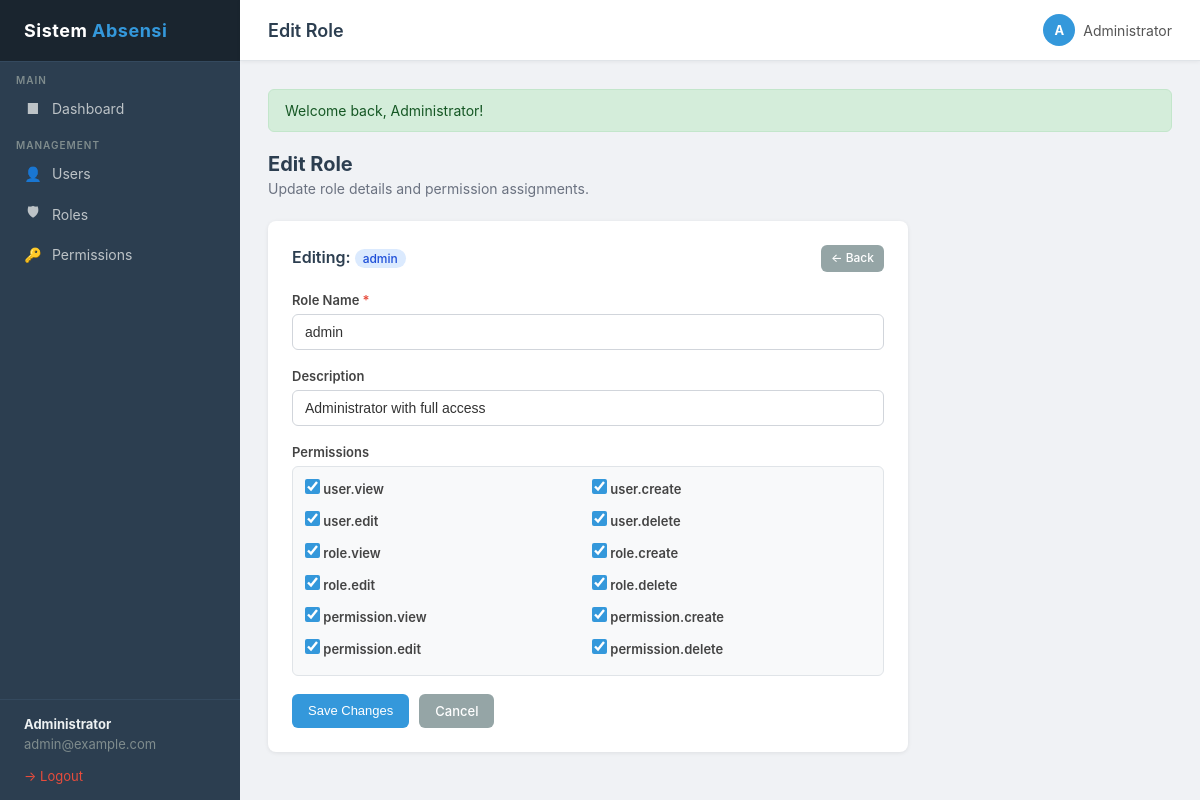
The page /index.php?page=roles&action=edit&id=1 (signed in) on the database as committed earlier.
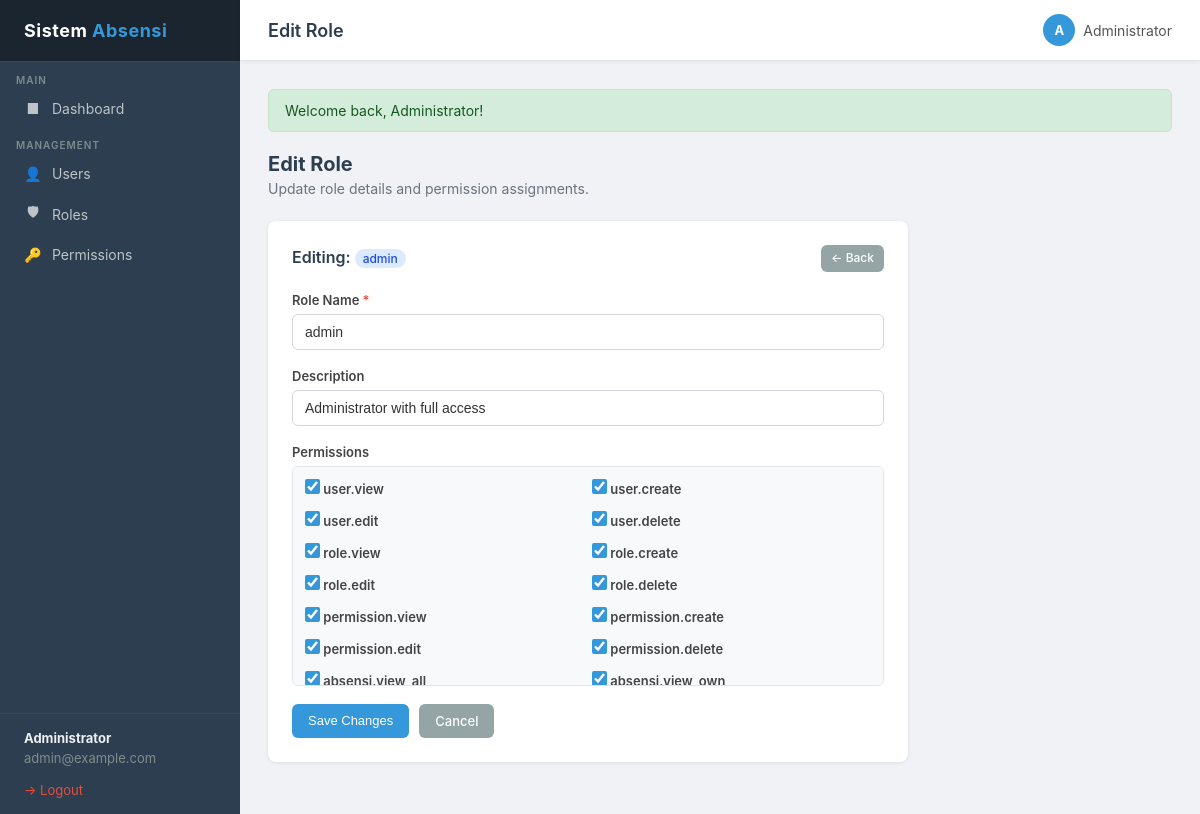
The same page on the database as committed later.
### tables this page shows
CREATE TABLE IF NOT EXISTS permissions (
    id          INT AUTO_INCREMENT PRIMARY KEY,
    name        VARCHAR(100) UNIQUE NOT NULL,
    description VARCHAR(255),
    created_at  TIMESTAMP DEFAULT CURRENT_TIMESTAMP
);

### controllers/RoleController.php (called while the page is built, shortened)
<?php
require_once __DIR__ . '/../core/Auth.php';
require_once __DIR__ . '/../models/Role.php';
require_once __DIR__ . '/../models/Permission.php';
class RoleController {
    public function edit(int $id): void {
        $role = Role::findById($id);
        $permissions    = Permission::findAll();
        $rolePerms      = Role::getPermissions($id);
        $rolePermIds    = array_column($rolePerms, 'id');
        require __DIR__ . '/../views/roles/edit.php';
    }
}

### core/Database.php (called while the page is built, shortened)
<?php
class Database {
    private static ?Database $instance = null;
    private PDO $pdo;
    private function __construct() {
        $dsn = 'mysql:host=' . DB_HOST . ';dbname=' . DB_NAME . ';charset=utf8mb4';
        $options = [
            PDO::ATTR_ERRMODE            => PDO::ERRMODE_EXCEPTION,
            PDO::ATTR_DEFAULT_FETCH_MODE => PDO::FETCH_ASSOC,
            PDO::ATTR_EMULATE_PREPARES   => false,
        ];
        try {
            $this->pdo = new PDO($dsn, DB_USER, DB_PASS, $options);
        } catch (PDOException $e) {
            die('Database connection failed: ' . $e->getMessage());
        }
    }
    public static function getInstance(): Database {
        if (self::$instance === null) {
            self::$instance = new self();
        }
        return self::$instance;
    }
    public function query(string $sql, array $params = []): PDOStatement {
        $stmt = $this->pdo->prepare($sql);
        $stmt->execute($params);
        return $stmt;
    }
    public function fetch(string $sql, array $params = []): array|false {
        return $this->query($sql, $params)->fetch();
    }
    public function fetchAll(string $sql, array $params = []): array {
        return $this->query($sql, $params)->fetchAll();
    }
}

### models/Role.php (called while the page is built, shortened)
<?php
require_once __DIR__ . '/../core/Database.php';
class Role {
    public static function findById(int $id): array|false {
        $db = Database::getInstance();
        return $db->fetch('SELECT * FROM roles WHERE id = ?', [$id]);
    }
    public static function getPermissions(int $roleId): array {
        $db = Database::getInstance();
        return $db->fetchAll(
            'SELECT p.* FROM permissions p
             INNER JOIN role_permissions rp ON rp.permission_id = p.id
             WHERE rp.role_id = ?',
            [$roleId]
        );
    }
}

### core/Auth.php (called while the page is built, shortened)
<?php
class Auth {
    public static function hasPermission(string $permission): bool {
        $permissions = $_SESSION['auth_permissions'] ?? [];
        return in_array($permission, $permissions, true);
    }
}

### models/Permission.php (called while the page is built, shortened)
<?php
require_once __DIR__ . '/../core/Database.php';
class Permission {
    public static function findAll(): array {
        $db = Database::getInstance();
        return $db->fetchAll('SELECT * FROM permissions ORDER BY id ASC');
    }
}

### views/roles/edit.php (the view, shortened to what this page needs)
<?php
require __DIR__ . '/../../views/layouts/header.php';
?>
<div class="page-header">
    <h2>Edit Role</h2>
    <p>Update role details and permission assignments.</p>
</div>
<div class="card" style="max-width:640px;">
    <div class="card-header">
        <span class="card-title">Editing: <span class="badge badge-blue"><?= htmlspecialchars($role['name']) ?></span></span>
        <a href="<?= BASE_URL ?>/index.php?page=roles&action=index" class="btn btn-secondary btn-sm">&larr; Back</a>
    </div>
    <form action="<?= BASE_URL ?>/index.php?page=roles&action=update&id=<?= $role['id'] ?>" method="POST">
        <div class="form-group">
            <label for="name">Role Name <span style="color:#e74c3c;">*</span></label>
            <input type="text" id="name" name="name" class="form-control"
                   value="<?= htmlspecialchars($_POST['name'] ?? $role['name']) ?>"
                   required>
        </div>
        <div class="form-group">
            <label for="description">Description</label>
            <input type="text" id="description" name="description" class="form-control"
                   value="<?= htmlspecialchars($_POST['description'] ?? $role['description']) ?>"
                   placeholder="Brief description of this role">
        </div>
        <div class="form-group">
            <label>Permissions</label>
            <?php if (!empty($permissions)): ?>
            <div class="checkbox-grid">
                <?php foreach ($permissions as $perm): ?>
                <label class="checkbox-item">
                    <input type="checkbox" name="permissions[]" value="<?= $perm['id'] ?>"
                        <?= in_array($perm['id'], $rolePermIds) ? 'checked' : '' ?>>
                    <?= htmlspecialchars($perm['name']) ?>
                </label>
                <?php endforeach; ?>
            </div>
            <?php else: ?>
            <p class="text-muted">No permissions available.</p>
            <?php endif; ?>
        </div>
        <div style="display:flex;gap:10px;margin-top:8px;">
            <button type="submit" class="btn btn-primary">Save Changes</button>
            <a href="<?= BASE_URL ?>/index.php?page=roles&action=index" class="btn btn-secondary">Cancel</a>
        </div>
    </form>
</div>
<?php require __DIR__ . '/../../views/layouts/sidebar.php'; ?>

Rows that differ between the two databases and show on the page:
added permissions: id "☑", name "absensi.view_all"
added permissions: id "☑", name "absensi.view_own"
